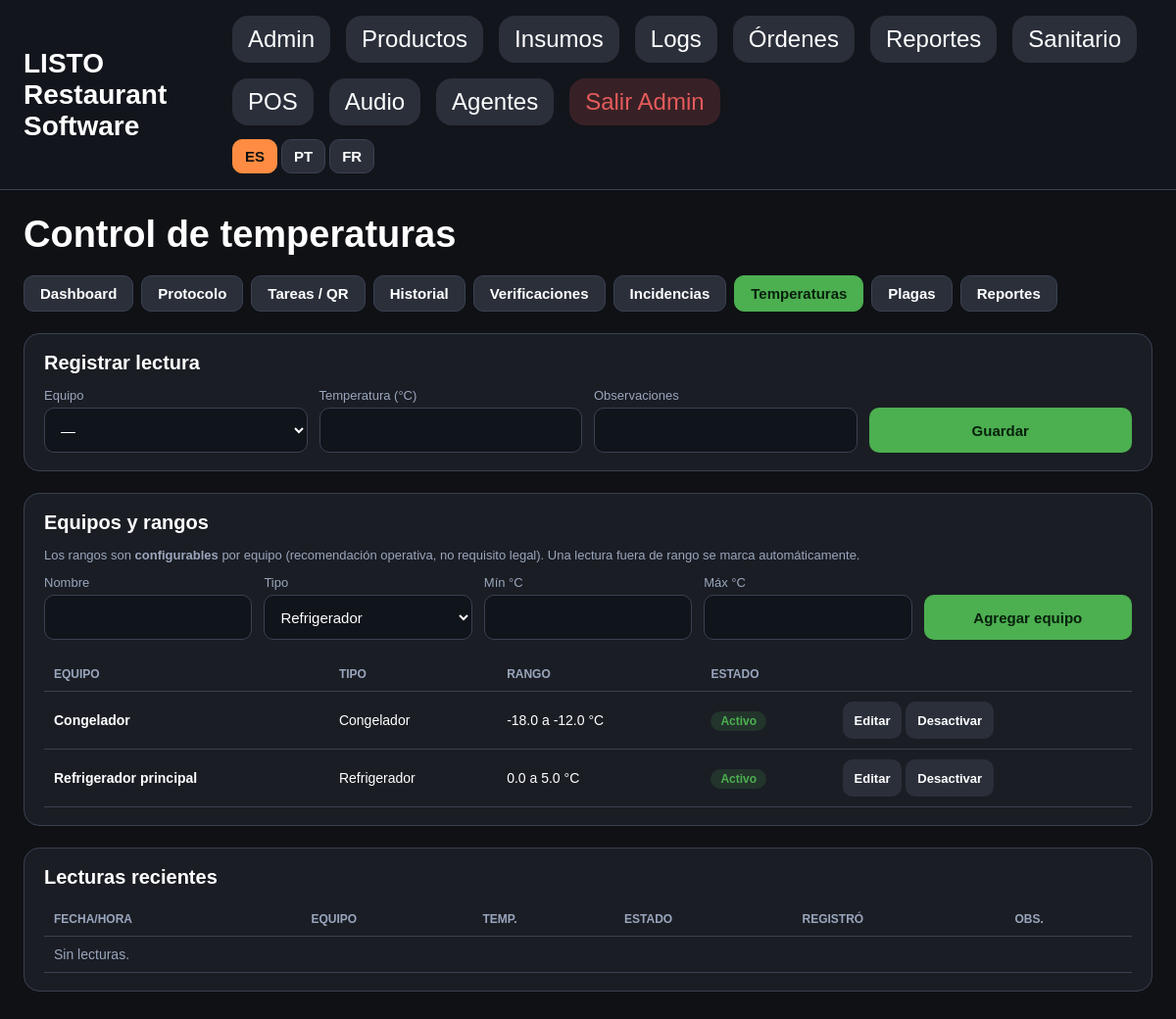
/admin/sanitario/temperaturas (signed in), run on the app's committed database.
### app/models.py (models this page shows)
class TemperatureEquipment(Base):
    __tablename__ = "temperature_equipments"
    id: Mapped[int] = mapped_column(Integer, primary_key=True, index=True)
    name: Mapped[str] = mapped_column(String(120), nullable=False)
    kind: Mapped[str] = mapped_column(String(20), default="refrigerador")  # ver TEMP_EQUIPMENT_KINDS
    min_temp: Mapped[float | None] = mapped_column(Float, nullable=True)
    max_temp: Mapped[float | None] = mapped_column(Float, nullable=True)
    active: Mapped[bool] = mapped_column(Boolean, default=True)
    created_at: Mapped[datetime] = mapped_column(DateTime, default=cr_now)
    records = relationship("TemperatureRecord", back_populates="equipment")

### app/routes/sanitario.py (the view)
@router.get("/admin/sanitario/temperaturas")
def admin_temperaturas(request: Request, db: Session = Depends(get_db)):
    g = _admin_guard(request)
    if g:
        return g
    equipos = db.query(TemperatureEquipment).order_by(TemperatureEquipment.name).all()
    lecturas = (
        db.query(TemperatureRecord).options(joinedload(TemperatureRecord.equipment))
        .order_by(TemperatureRecord.recorded_at.desc()).limit(100).all()
    )
    return templates.TemplateResponse(
        "admin_sanitario_temperaturas.html",
        {
            "request": request, "page_title": "Control de temperaturas",
            "equipos": equipos, "lecturas": lecturas,
            "kinds": TEMP_EQUIPMENT_KINDS, "kind_labels": KIND_LABELS,
        },
    )

### app/templates/admin_sanitario_temperaturas.html (shortened to what this page needs)
{% extends 'base.html' %}
{% block content %}
<h1>Control de temperaturas</h1>
{% include '_sanitario_admin_nav.html' %}
<div class="card">
  <h2>Registrar lectura</h2>
  <form method="post" action="/admin/sanitario/temperaturas/registro" class="row">
    <div class="fld"><label>Equipo</label><select name="equipment_id" required><option value="">—</option>{% for e in equipos %}{% if e.active %}<option value="{{ e.id }}">{{ e.name }}</option>{% endif %}{% endfor %}</select></div>
    <div class="fld"><label>Temperatura (°C)</label><input type="number" step="0.1" name="temperature" required /></div>
    <div class="fld"><label>Observaciones</label><input type="text" name="observations" /></div>
    <button type="submit" class="btn primary">Guardar</button>
  </form>
</div>
<div class="card">
  <h2>Equipos y rangos</h2>
  <p class="note">Los rangos son <strong>configurables</strong> por equipo (recomendación operativa, no requisito legal). Una lectura fuera de rango se marca automáticamente.</p>
  <form method="post" action="/admin/sanitario/temperaturas/equipo" class="row" style="margin:12px 0 18px;">
    <div class="fld"><label>Nombre</label><input type="text" name="name" required /></div>
    <div class="fld"><label>Tipo</label><select name="kind">{% for k in kinds %}<option value="{{ k }}">{{ kind_labels[k] }}</option>{% endfor %}</select></div>
    <div class="fld"><label>Mín °C</label><input type="number" step="0.1" name="min_temp" /></div>
    <div class="fld"><label>Máx °C</label><input type="number" step="0.1" name="max_temp" /></div>
    <button type="submit" class="btn primary">Agregar equipo</button>
  </form>
  <table class="tbl">
    <thead><tr><th>Equipo</th><th>Tipo</th><th>Rango</th><th>Estado</th><th></th></tr></thead>
    <tbody>
      {% for e in equipos %}
      <tr>
        <td><strong>{{ e.name }}</strong></td>
        <td>{{ kind_labels.get(e.kind, e.kind) }}</td>
        <td>{{ e.min_temp if e.min_temp is not none else '—' }} a {{ e.max_temp if e.max_temp is not none else '—' }} °C</td>
        <td>{% if e.active %}<span class="tag ok">Activo</span>{% else %}<span class="tag oor">Inactivo</span>{% endif %}</td>
        <td style="white-space:nowrap;">
          <button type="button" class="btn ghost small" onclick='editEq({{ e.id }}, {{ e.name|tojson }}, {{ e.kind|tojson }}, {{ (e.min_temp if e.min_temp is not none else "")|tojson }}, {{ (e.max_temp if e.max_temp is not none else "")|tojson }})'>Editar</button>
          <form method="post" action="/admin/sanitario/temperaturas/equipo/{{ e.id }}/toggle" style="display:inline;"><button class="btn small ghost">{{ 'Desactivar' if e.active else 'Activar' }}</button></form>
        </td>
      </tr>
      {% else %}<tr><td colspan="5" style="color:#9aa6bd;">Sin equipos configurados.</td></tr>{% endfor %}
    </tbody>
  </table>
</div>
<div class="card">
  <h2>Lecturas recientes</h2>
  <table class="tbl">
    <thead><tr><th>Fecha/Hora</th><th>Equipo</th><th>Temp.</th><th>Estado</th><th>Registró</th><th>Obs.</th></tr></thead>
    <tbody>
      {% for l in lecturas %}
      <tr>
        <td>{{ l.recorded_at.strftime('%d/%m/%Y %H:%M') }}</td>
        <td>{{ l.equipment.name if l.equipment else '—' }}</td>
        <td><strong>{{ l.temperature }} °C</strong></td>
        <td>{% if l.out_of_range %}<span class="tag oor">FUERA DE RANGO</span>{% else %}<span class="tag ok">OK</span>{% endif %}</td>
        <td>{{ l.created_by or '—' }}</td>
        <td>{{ l.observations or '' }}</td>
      </tr>
      {% else %}<tr><td colspan="6" style="color:#9aa6bd;">Sin lecturas.</td></tr>{% endfor %}
    </tbody>
  </table>
</div>
{% endblock %}

### app/static/css/styles.css (style rules this page uses)
:root { --bg: #0f1115; --card: #1a1d24; --muted: #2a2f3a; --border: #3a4150; --text: #ffffff; --accent: #ff8c42; --blue: #4da3ff; --yellow: #ffd24d; --green: #4caf50; --gray: #6c757d; --red: #e45b5b; }
* { box-sizing: border-box; }
body { margin: 0; background: var(--bg); color: var(--text); font-family: Arial, sans-serif; }
button, a, label, select, input { touch-action: manipulation; }
h1, h2, h3, p, label, th, td, input, button, a, div, span { font-size: 24px; }
h1 { font-size: 38px; margin: 0 0 20px; }
h2 { font-size: 32px; margin: 0 0 16px; }
html, body { max-width: 100%; overflow-x: hidden; }

### app/templates/admin_sanitario_temperaturas.html (style rules this page uses)
.card { background:var(--card); border:1px solid var(--border); border-radius:16px; padding:18px 20px; margin-bottom:22px; }
.card h2 { margin:0 0 14px; font-size:20px; }
.fld label { display:block; font-size:13px; color:#9aa6bd; margin-bottom:5px; }
.fld input, .fld select { width:100%; min-height:46px; border-radius:10px; border:1px solid var(--border); background:#10141b; color:var(--text); padding:9px 12px; font-size:15px; }
.row { display:grid; grid-template-columns:repeat(auto-fit,minmax(140px,1fr)); gap:12px; align-items:end; }
.btn { min-height:46px; padding:0 18px; border:none; border-radius:10px; font-size:15px; font-weight:800; cursor:pointer; }
.btn.primary { background:var(--green); color:#08210c; }
.btn.ghost { background:var(--muted); color:var(--text); }
.btn.small { min-height:38px; padding:0 12px; font-size:13px; }
table.tbl { width:100%; border-collapse:collapse; }
table.tbl th, table.tbl td { text-align:left; padding:10px; border-bottom:1px solid var(--border); font-size:14px; }
table.tbl th { color:#9aa6bd; font-size:12px; text-transform:uppercase; }
.tag { font-size:12px; font-weight:800; padding:3px 10px; border-radius:999px; }
.tag.ok { background:rgba(76,175,80,0.16); color:var(--green); }
.note { color:#9aa6bd; font-size:13px; }

### data on the page
TemperatureEquipment: name "Congelador", get "Congelador", min_temp "-18.0", max_temp "-12.0", shows "Activo", active "Desactivar"
TemperatureEquipment: name "Refrigerador principal", get "Refrigerador", min_temp "0.0", max_temp "5.0", shows "Activo", active "Desactivar"

### other printed values
{{ i18n_labels[code] }} "ES" "PT" "FR"
form field kind "Refrigerador"
